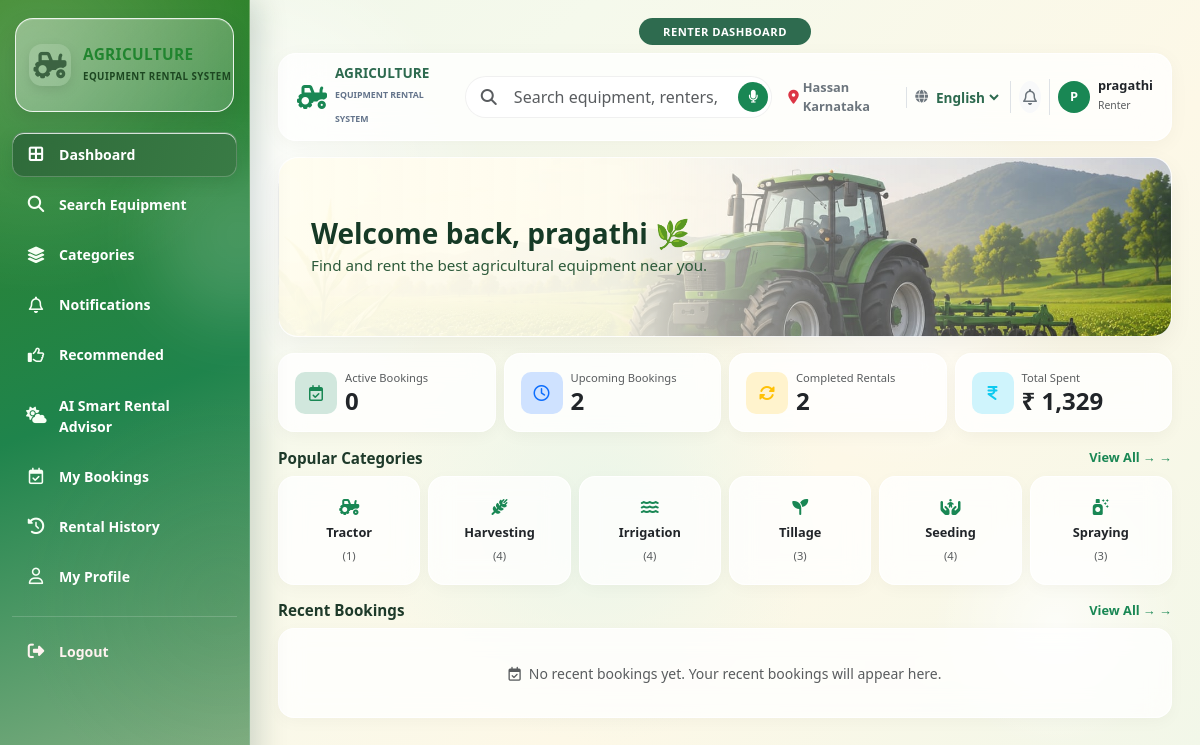
The app's page /renter_dashboard.php (signed in) with its own data.
### tables this page shows
CREATE TABLE `users` (
  `user_id` int(11) NOT NULL,
  `full_name` varchar(100) NOT NULL,
  `email` varchar(100) NOT NULL,
  `phone` varchar(15) NOT NULL,
  `password` varchar(255) NOT NULL,
  `role` enum('renter','lender') NOT NULL,
  `security_question` varchar(255) DEFAULT NULL,
  `security_answer` varchar(255) DEFAULT NULL,
  `address` varchar(255) DEFAULT NULL,
  `city` varchar(100) DEFAULT NULL,
  `district` varchar(100) DEFAULT NULL,
  `state` varchar(100) DEFAULT NULL,
  `profile_pic` varchar(255) DEFAULT 'default_avatar.png',
  `reset_otp` varchar(6) DEFAULT NULL,
  `otp_expires_at` datetime DEFAULT NULL,
  `otp_code` varchar(6) DEFAULT NULL,
  `otp_expiry` datetime DEFAULT NULL,
  `remember_token` varchar(255) DEFAULT NULL
);

CREATE TABLE `categories` (
  `category_id` int(11) NOT NULL,
  `category_name` varchar(50) NOT NULL,
  `description` text DEFAULT NULL,
  `image` varchar(255) DEFAULT NULL,
  `icon_class` varchar(50) DEFAULT 'fa-tractor'
);

### includes/lang.php (called while the page is built, shortened)
<?php
$current_lang = $_SESSION['lang'] ?? 'en';
function __($key) {
    global $translations, $current_lang;
    return $translations[$current_lang][$key] ?? $translations['en'][$key] ?? $key;
}
?>

### renter_dashboard.php (the view, shortened to what this page needs)
<?php
require_once 'includes/lang.php';
$user_id = mysqli_real_escape_string($conn, $_SESSION['user_id']);
$user_query = "SELECT full_name, email, COALESCE(address, 'Not Specified')
AS address, COALESCE(city, '')
 AS city, COALESCE(district, '')
 AS district, COALESCE(state, '') AS state FROM users WHERE user_id = '$user_id'";
$user_res = mysqli_query($conn, $user_query);
$user_info = mysqli_fetch_assoc($user_res);
function dashboard_category_label($category_name) {
    $key = strtolower(trim($category_name));
    $category_keys = [
        'tractor' => 'tractor',
        'harvesting' => 'harvesting',
        'irrigation' => 'irrigation',
        'tillage' => 'tillage',
        'seeding' => 'seeding',
        'spraying' => 'spraying'
    ];
    if (isset($category_keys[$key])) {
        $translated = __($category_keys[$key]);
        if ($translated !== $category_keys[$key]) {
            return $translated;
        }
    }
    $direct = __($key);
    return ($direct !== $key) ? $direct : $category_name;
}
$active_sql = "SELECT COUNT(*) AS total FROM bookings WHERE renter_id = '$user_id' AND status IN ('confirmed', 'active')";
$active_res = mysqli_query($conn, $active_sql);
$active_count = ($active_res) ? mysqli_fetch_assoc($active_res)['total'] : 0;
$upcoming_sql = "SELECT COUNT(*) AS total FROM bookings WHERE renter_id = '$user_id' AND status = 'pending'";
$upcoming_res = mysqli_query($conn, $upcoming_sql);
$upcoming_count = ($upcoming_res) ? mysqli_fetch_assoc($upcoming_res)['total'] : 0;
$completed_sql = "SELECT COUNT(*) AS total FROM bookings WHERE renter_id = '$user_id' AND status = 'completed'";
$completed_res = mysqli_query($conn, $completed_sql);
$completed_count = ($completed_res) ? mysqli_fetch_assoc($completed_res)['total'] : 0;
$spent_sql = "SELECT SUM(total_amount) AS total FROM bookings WHERE renter_id = '$user_id' AND status = 'completed'";
$spent_res = mysqli_query($conn, $spent_sql);
$spent_val = mysqli_fetch_assoc($spent_res)['total'];
$total_spent = ($spent_val) ? number_format($spent_val, 0) : '0';
$cat_query = "SELECT category_id, category_name, icon_class FROM categories LIMIT 6";
$cat_res = mysqli_query($conn, $cat_query);
$recent_query = "SELECT b.*, e.title AS equipment_name FROM bookings b JOIN equipment e ON b.equipment_id = e.equipment_id WHERE b.renter_id = '$user_id' ORDER BY b.booking_id DESC LIMIT 5";
$recent_res = mysqli_query($conn, $recent_query);
?>
<!DOCTYPE html>
<html lang="<?= $current_lang; ?>">
<head>
<link href="https://cdn.jsdelivr.net/npm/bootstrap@5.3.2/dist/css/bootstrap.min.css" rel="stylesheet">
<link rel="stylesheet" href="https://cdnjs.cloudflare.com/ajax/libs/font-awesome/6.4.2/css/all.min.css">
</head>
<body>
<?php include 'renter_sidebar.php'; ?>
<div class="main-wrapper">
<div class="text-center mb-2"><span class="badge px-4 py-2 rounded-pill fw-bold" style="background:#2e6b4f;letter-spacing:0.5px;font-size:0.7rem;"><?= strtoupper(__('renter_dashboard')); ?></span></div>
<div class="top-navbar d-flex align-items-center justify-content-between mb-3">
<div class="d-flex align-items-center gap-3"><button class="btn btn-light border-0 d-md-none"><i class="fa-solid fa-bars"></i></button><div class="d-flex align-items-center gap-2"><i class="fa-solid fa-tractor text-success fa-xl"></i><div><strong style="color:#2d6a4f;display:block;line-height:1;font-size:.85rem;">AGRICULTURE</strong><span style="font-size:.55rem;color:#64748b;font-weight:700;">EQUIPMENT RENTAL SYSTEM</span></div></div></div>
<form action="search_equipment.php" method="GET" id="searchForm" class="flex-grow-1 mx-3" style="max-width:430px;"><div class="position-relative d-flex align-items-center"><i class="fa-solid fa-magnifying-glass position-absolute start-0 ms-3 text-muted"></i><input type="text" name="q" id="searchInput" class="form-control ps-5 pe-5" placeholder="<?= __('search_placeholder'); ?>"><button type="button" id="micBtn" onclick="startVoiceSearch()" class="btn btn-success rounded-circle position-absolute end-0 me-1 d-flex align-items-center justify-content-center" style="width:30px;height:30px;border:none;"><i class="fa-solid fa-microphone text-white" style="font-size:0.8rem;" id="micIcon"></i></button></div></form>
<div class="d-flex align-items-center gap-2"><div class="small text-secondary fw-semibold d-none d-lg-flex align-items-center gap-1"><i class="fa-solid fa-location-dot text-danger"></i><span style="font-size:0.8rem;"><?= htmlspecialchars($user_info['address'] ?? 'Devanahalli, Bengaluru Rural'); ?></span></div><div class="d-flex align-items-center gap-1 border-start ps-2 ms-1"><i class="fa-solid fa-globe text-secondary" style="font-size:0.8rem;"></i><select class="lang-select" onchange="window.location.href='renter_dashboard.php?lang='+this.value;"><option value="en" <?= ($current_lang==='en')?'selected':''; ?>>English</option><option value="kn" <?= ($current_lang==='kn')?'selected':''; ?>>ಕನ್ನಡ</option><option value="hi" <?= ($current_lang==='hi')?'selected':''; ?>>हिंदी</option></select></div><div class="border-start ps-2"><a href="notifications.php?lang=<?= urlencode($current_lang); ?>" class="btn btn-light border-0 position-relative p-1 rounded-circle"><i class="fa-regular fa-bell text-secondary"></i><?php if($unread_count>0): ?><span class="position-absolute top-0 start-100 translate-middle badge rounded-circle bg-danger" style="font-size:.6rem;"><?= $unread_count; ?></span><?php endif; ?></a></div><a href="profile.php" class="d-flex align-items-center gap-2 border-start ps-2 text-decoration-none text-dark"><div class="bg-success text-white rounded-circle d-flex align-items-center justify-content-center fw-bold" style="width:32px;height:32px;font-size:0.8rem;"><?= strtoupper(substr($user_info['full_name']??'P',0,1)); ?></div><div class="d-none d-sm-block"><div class="fw-bold" style="font-size:0.8rem;line-height:1;"><?= htmlspecialchars($user_info['full_name']??'Pragathi'); ?></div><span class="text-muted" style="font-size:0.65rem;"><?= htmlspecialchars(__('renter_role')); ?></span></div></a></div>
</div>
<div class="welcome-banner mb-3"><div><h3 class="fw-bold mb-1"><?= __('welcome_back'); ?>, <?= htmlspecialchars($user_info['full_name']??'User'); ?> 🌿</h3><p class="mb-0 small"><?= __('find_and_rent'); ?></p></div></div>
<div class="row g-2 mb-3">
<div class="col-md-3 col-6"><div class="stat-card d-flex align-items-center gap-2"><div class="stat-icon-wrapper bg-success-subtle text-success"><i class="fa-regular fa-calendar-check"></i></div><div><div class="text-muted" style="font-size:.7rem;"><?= __('active_bookings'); ?></div><h4 class="fw-bold mb-0"><?= $active_count; ?></h4></div></div></div>
<div class="col-md-3 col-6"><div class="stat-card d-flex align-items-center gap-2"><div class="stat-icon-wrapper bg-primary-subtle text-primary"><i class="fa-regular fa-clock"></i></div><div><div class="text-muted" style="font-size:.7rem;"><?= __('upcoming_bookings'); ?></div><h4 class="fw-bold mb-0"><?= $upcoming_count; ?></h4></div></div></div>
<div class="col-md-3 col-6"><div class="stat-card d-flex align-items-center gap-2"><div class="stat-icon-wrapper bg-warning-subtle text-warning"><i class="fa-solid fa-rotate"></i></div><div><div class="text-muted" style="font-size:.7rem;"><?= __('completed_rentals'); ?></div><h4 class="fw-bold mb-0"><?= $completed_count; ?></h4></div></div></div>
<div class="col-md-3 col-6"><div class="stat-card d-flex align-items-center gap-2"><div class="stat-icon-wrapper bg-info-subtle text-info"><i class="fa-solid fa-indian-rupee-sign"></i></div><div><div class="text-muted" style="font-size:.7rem;"><?= __('total_spent'); ?></div><h4 class="fw-bold mb-0">₹ <?= $total_spent; ?></h4></div></div></div>
</div>
<div class="d-flex justify-content-between align-items-center mb-2"><h6 class="fw-bold mb-0" style="font-size:0.95rem;"><?= __('popular_categories'); ?></h6><a href="categories.php" class="text-success small text-decoration-none fw-semibold" style="font-size:0.8rem;"><?= __('view_all'); ?> →</a></div>
<div class="row g-2 mb-3">
<?php if($cat_res && mysqli_num_rows($cat_res)>0): while($cat=mysqli_fetch_assoc($cat_res)): $cat_name=dashboard_category_label($cat['category_name']); $q_equip="SELECT COUNT(*) AS total FROM equipment WHERE category_id=".(int)$cat['category_id']; $res_equip=mysqli_query($conn,$q_equip); $row_equip=mysqli_fetch_assoc($res_equip); $total_equipment_count=$row_equip['total']??0; ?>
<div class="col-md-2 col-4"><a href="category_items.php?category_id=<?= (int)$cat['category_id']; ?>" class="text-decoration-none text-dark d-block h-100"><div class="bg-white border rounded p-3 text-center h-100 cat-box"><i class="<?= $cat['icon_class']?:'fa-solid fa-gears'; ?> text-success mb-2"></i><div class="fw-bold" style="font-size:0.8rem;"><?= htmlspecialchars($cat_name); ?></div><span class="text-muted" style="font-size:0.7rem;">(<?= (int)$total_equipment_count; ?>)</span></div></a></div>
<?php endwhile; else: ?><div class="col-12"><div class="text-muted small p-2 bg-white rounded border text-center"><?= htmlspecialchars(__('no_categories')); ?></div></div><?php endif; ?>
</div>
<div class="d-flex justify-content-between align-items-center mb-2"><h6 class="fw-bold mb-0" style="font-size:0.95rem;"><?= __('recent_bookings'); ?></h6><a href="my_bookings.php" class="text-success small text-decoration-none fw-semibold" style="font-size:0.8rem;"><?= __('view_all'); ?> →</a></div>
<div class="bg-white rounded border p-3">
<?php if($recent_res && mysqli_num_rows($recent_res)>0): ?>
<table class="table align-middle small mb-0"><thead class="table-light"><tr><th><?= htmlspecialchars(__('table_col_equipment')); ?></th><th><?= htmlspecialchars(__('booking_id')); ?></th><th><?= htmlspecialchars(__('from_to')); ?></th><th><?= htmlspecialchars(__('table_col_status')); ?></th><th><?= htmlspecialchars(__('amount')); ?></th></tr></thead><tbody>
<?php while($row=mysqli_fetch_assoc($recent_res)): ?>
<tr><td><strong><?= htmlspecialchars($row['equipment_name']); ?></strong></td><td>BK<?= $row['booking_id']; ?></td><td><?= $row['start_date']; ?> - <?= $row['end_date']; ?></td><td><span class="badge bg-<?= ($row['status']=='confirmed')?'success':(($row['status']=='pending')?'warning':'secondary'); ?>"><?= htmlspecialchars(dashboard_status_label($row['status'])); ?></span></td><td>₹ <?= number_format($row['total_amount']); ?></td></tr>
<?php endwhile; ?></tbody></table>
<?php else: ?>
<div class="text-center py-3"><div class="d-inline-flex align-items-center gap-2 text-muted small"><i class="fa-regular fa-calendar-check"></i> No recent bookings yet. Your recent bookings will appear here.</div></div>
<?php endif; ?>
</div>
</div>
</body>
</html>

### renter_dashboard.php (style rules this page uses)
:root { --brand:#2d6a4f;--glass:rgba(255,255,255,0.72);--border:rgba(255,255,255,0.9);--shadow:0 10px 30px rgba(39,93,67,.08); }
body { font-family:'Segoe UI',Tahoma,Verdana,sans-serif; background: radial-gradient(circle at 20% 25%, rgba(255,255,255,0.95) 0%, transparent 22%), radial-gradient(circle at 75% 35%, rgba(255,255,255,0.85) 0%, transparent 18%), radial-gradient(circle at 50% 65%, rgba(232,245,233,0.9) 0%, transparent 28%), radial-gradient(circle at 88% 78%, rgba(255,255,255,0.7) 0%, transparent 10%), linear-gradient(135deg,#eef6e8 0%, #f5f9ec 30%, #fdf8e7 65%, #f1f7e9 100%) !important; background-attachment:fixed !important; }
.main-wrapper { margin-left:250px;padding:18px 28px; }
.top-navbar { background:rgba(255,255,255,0.78) !important;border:1px solid var(--border) !important;border-radius:18px !important;backdrop-filter:blur(20px);box-shadow:0 4px 20px rgba(0,0,0,0.04) !important;padding:12px 18px !important; }
.top-navbar .form-control { background:rgba(255,255,255,0.9) !important;border:1px solid rgba(0,0,0,0.06) !important;height:42px;border-radius:50rem; }
.lang-select { border:none;background:transparent;font-weight:600;font-size:.85rem;color:#2d6a4f;cursor:pointer; }
.welcome-banner { min-height:180px;display:flex;align-items:center;padding:28px 32px;border-radius:20px !important; border:1px solid rgba(255,255,255,0.9) !important;box-shadow:0 8px 24px rgba(0,0,0,0.05) !important; background:linear-gradient(90deg, rgba(255,253,240,0.96) 0%, rgba(255,253,240,0.90) 38%, rgba(255,255,255,0.35) 62%, rgba(255,255,255,0.05) 100%), url('images/tractor3.jpg') !important; background-size:cover !important;background-position:right center !important; }
.welcome-banner h3 { color:#163a26 !important;font-weight:800 !important;font-size:1.75rem !important; }
.welcome-banner p { color:#2d5a3a !important;font-weight:500 !important;font-size:0.95rem !important; }
.stat-card { background:rgba(255,255,255,0.80) !important;border:1px solid var(--border) !important;border-radius:16px !important;backdrop-filter:blur(12px);box-shadow:0 4px 16px rgba(0,0,0,0.04) !important;padding:16px !important;transition:0.25s; }
.stat-icon-wrapper { width:42px;height:42px;border-radius:10px;display:flex;align-items:center;justify-content:center; }
.cat-box { background:rgba(255,255,255,0.78) !important;border:1px solid var(--border) !important;border-radius:16px !important;backdrop-filter:blur(12px);box-shadow:0 4px 16px rgba(0,0,0,0.03) !important;padding:18px 10px !important;transition:0.25s; }
.main-wrapper>.bg-white { background:rgba(255,255,255,0.78) !important;border:1px solid var(--border) !important;border-radius:16px !important;backdrop-filter:blur(12px);box-shadow:0 4px 16px rgba(0,0,0,0.03) !important; }
.main-wrapper h6 { font-weight:700;color:#1e3a2a; }
@media (min-width:769px) { .main-wrapper { margin-left:250px; } }

### records on screen
users: full_name "P", full_name "pragathi"
categories: category_name "Tractor", total_equipment_count "1"
categories: category_name "Harvesting", total_equipment_count "4"
categories: category_name "Irrigation", total_equipment_count "4"
categories: category_name "Tillage", total_equipment_count "3"
categories: category_name "Seeding", total_equipment_count "4"
categories: category_name "Spraying", total_equipment_count "3"

### other values on screen
__('brand_main') "AGRICULTURE"
__('brand_sub') "EQUIPMENT RENTAL SYSTEM"
__('dashboard') "Dashboard"
__('search_equipment') "Search Equipment"
__('categories') "Categories"
__('notifications') "Notifications"
__('recommended') "Recommended"
__('weather_advisor') "AI Smart Rental Advisor"
__('my_bookings') "My Bookings"
__('rental_history') "Rental History"
__('my_profile') "My Profile"
__('logout') "Logout"
__('renter_dashboard') "RENTER DASHBOARD"
$user_info['address'] "Hassan Karnataka"
__('renter_role') "Renter"
